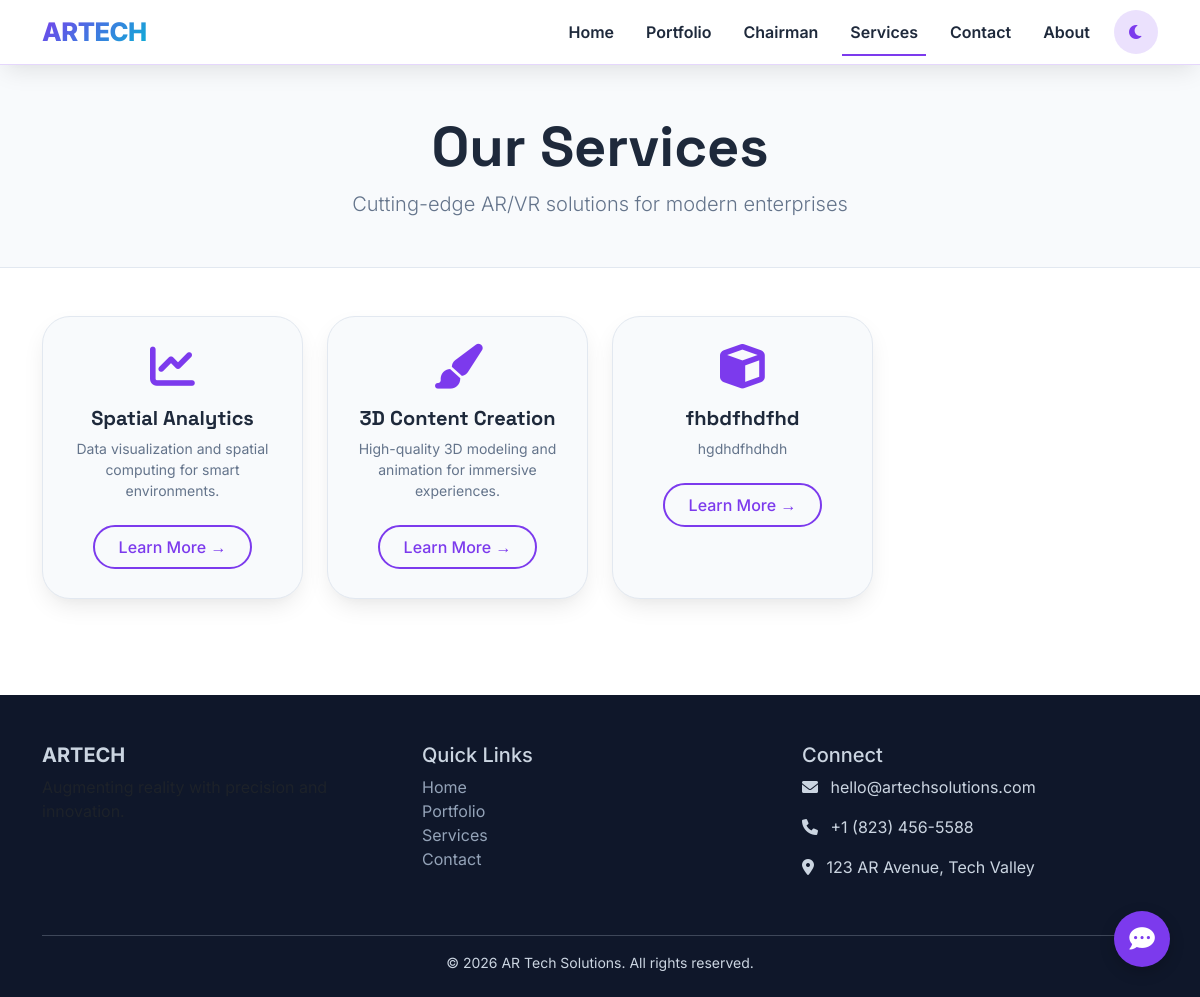
The app's page /services.php, older data.
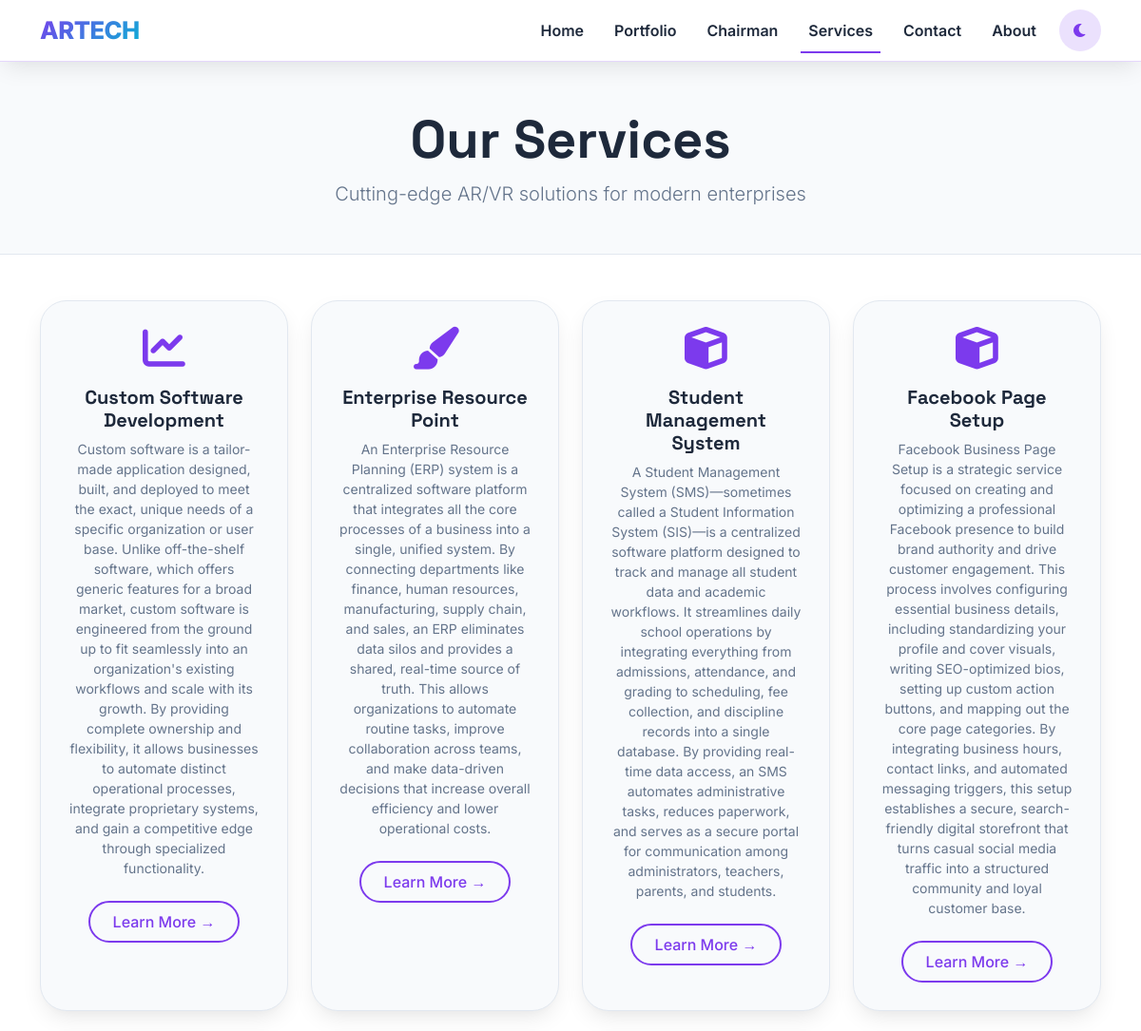
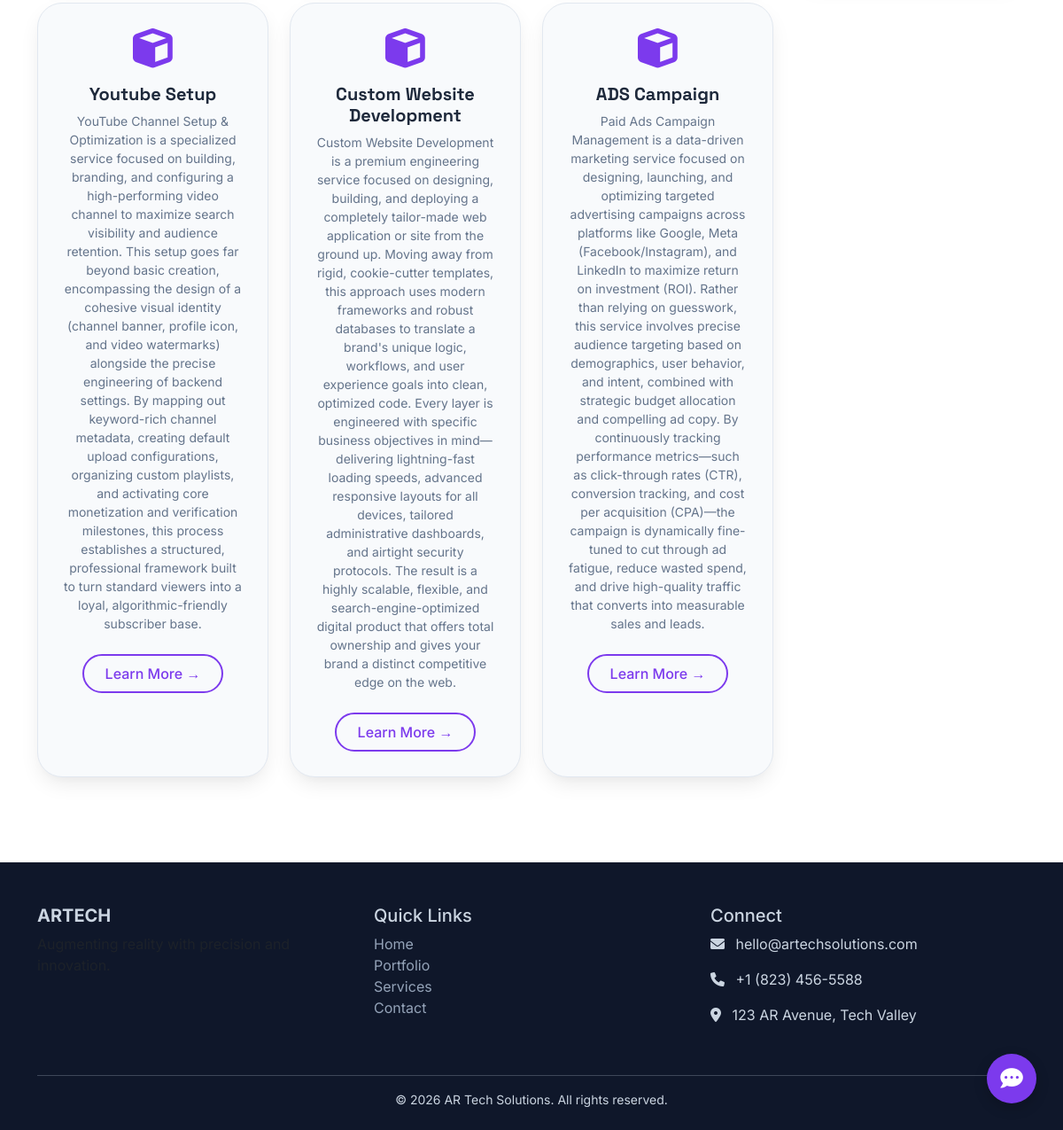
The same page, newer data (2 pictures, top to bottom).
### tables this page shows
CREATE TABLE `services` (
  `id` int(11) NOT NULL,
  `icon_class` varchar(100) NOT NULL,
  `image_url` varchar(500) DEFAULT NULL,
  `title` varchar(255) NOT NULL,
  `description` text NOT NULL,
  `link_url` varchar(255) DEFAULT '#',
  `order_position` int(11) DEFAULT 0,
  `status` tinyint(4) DEFAULT 1
);

### services.php (the view, shortened to what this page needs)
<?php
require_once 'config.php';
$services = $pdo->query("SELECT * FROM services ORDER BY id ASC")->fetchAll();
?>
<!DOCTYPE html>
<html lang="en">
<head>
    <link href="https://cdn.jsdelivr.net/npm/bootstrap@5.3.0-alpha1/dist/css/bootstrap.min.css" rel="stylesheet">
    <link rel="stylesheet" href="https://cdnjs.cloudflare.com/ajax/libs/font-awesome/6.0.0-beta3/css/all.min.css">
</head>
<body>
<nav class="navbar navbar-expand-lg glass-nav" id="mainNavbar">
    <div class="container">
        <a class="navbar-brand" href="index.php">ARTECH</a>
        <div class="collapse navbar-collapse" id="navbarNav">
            <ul class="navbar-nav ms-auto">
                <li class="nav-item"><a class="nav-link" href="index.php">Home</a></li>
                <li class="nav-item"><a class="nav-link" href="portfolio.php">Portfolio</a></li>
                <li class="nav-item"><a class="nav-link" href="chairman-speech.php">Chairman</a></li>
                <li class="nav-item"><a class="nav-link active" href="services.php">Services</a></li>
                <li class="nav-item"><a class="nav-link" href="contact.php">Contact</a></li>
                <li class="nav-item"><a class="nav-link" href="about.php">About</a></li>
            </ul>
            <button id="darkModeToggle" class="dark-toggle ms-2"><i class="fas fa-moon"></i></button>
        </div>
    </div>
</nav>
<main>
    <section class="page-hero">
        <div class="container">
            <h1 class="display-4 fw-bold">Our Services</h1>
            <p class="lead text-muted-custom">Cutting-edge AR/VR solutions for modern enterprises</p>
        </div>
    </section>
    <section class="py-5">
        <div class="container">
            <div class="row g-4">
                <?php if(count($services) > 0): ?>
                    <?php foreach($services as $service): ?>
                    <div class="col-6 col-md-6 col-lg-3 service-col">
                        <div class="service-card">
                            <div class="service-icon mb-3">
                                <i class="<?php echo htmlspecialchars($service['icon_class']); ?> fa-3x"></i>
                            </div>
                            <h4 class="fs-5 fw-bold"><?php echo htmlspecialchars($service['title']); ?></h4>
                            <p class="text-muted-custom small"><?php echo htmlspecialchars($service['description']); ?></p>
                            <?php if(!empty($service['link_url'])): ?>
                            <a href="<?php echo htmlspecialchars($service['link_url']); ?>" class="btn-outline-custom btn-sm mt-2">Learn More →</a>
                            <?php endif; ?>
                        </div>
                    </div>
                    <?php endforeach; ?>
                <?php endif; ?>
            </div>
        </div>
    </section>
</main>
<footer>
    <div class="container">
        <div class="row">
            <div class="col-md-4 mb-4">
                <h5 class="fw-bold">ARTECH</h5>
                <p class="text-muted">Augmenting reality with precision and innovation.</p>
            </div>
            <div class="col-md-4 mb-4">
                <h5>Quick Links</h5>
                <ul class="list-unstyled">
                    <li><a href="index.php">Home</a></li>
                    <li><a href="portfolio.php">Portfolio</a></li>
                    <li><a href="services.php">Services</a></li>
                    <li><a href="contact.php">Contact</a></li>
                </ul>
            </div>
            <div class="col-md-4 mb-4">
                <h5>Connect</h5>
                <p><i class="fas fa-envelope me-2"></i> hello@artechsolutions.com</p>
                <p><i class="fas fa-phone me-2"></i> +1 (823) 456-5588</p>
                <p><i class="fas fa-map-marker-alt me-2"></i> 123 AR Avenue, Tech Valley</p>
            </div>
        </div>
        <hr class="opacity-25">
        <div class="text-center small">&copy; <?php echo date('Y'); ?> AR Tech Solutions. All rights reserved.</div>
    </div>
</footer>
<div class="floating-msg" id="floatingMsg">
    <i class="fas fa-comment-dots"></i>
</div>
</body>
</html>

### services.php (style rules this page uses)
:root { --primary: #7c3aed; --primary-dark: #5b21b6; --primary-light: #a78bfa; --secondary: #06b6d4; --accent: #f43f5e; --bg-light: #ffffff; --bg-dark: #0f0f12; --surface-light: #f8fafc; --surface-dark: #1e1e2a; --text-light: #1e293b; --text-dark: #e2e8f0; --text-muted-light: #64748b; --text-muted-dark: #94a3b8; --border-light: #e2e8f0; --border-dark: #2d3a4e; --shadow: 0 10px 25px -5px rgba(0, 0, 0, 0.1), 0 8px 10px -6px rgba(0, 0, 0, 0.02); }
body { font-family: 'Inter', sans-serif; background: var(--bg-light); color: var(--text-light); transition: background 0.3s ease, color 0.2s ease; overflow-x: hidden; }
* { transition: background-color 0.2s ease, border-color 0.2s ease, color 0.2s ease; }
h1, h2, h3, h4, .brand { font-family: 'Space Grotesk', sans-serif; font-weight: 700; }
.glass-nav { position: relative; top: 0; left: 0; width: 100%; z-index: 1030; background: rgba(255, 255, 255, 0.85); backdrop-filter: blur(12px); border-bottom: 1px solid rgba(124, 58, 237, 0.2); box-shadow: var(--shadow); transition: all 0.3s; padding: 0.5rem 1rem; }
.navbar-brand { font-size: 1.6rem; font-weight: 800; background: linear-gradient(135deg, var(--primary), var(--secondary)); -webkit-background-clip: text; background-clip: text; color: transparent; letter-spacing: -0.5px; }
.nav-link { font-weight: 600; color: var(--text-light) !important; margin: 0 0.5rem; position: relative; }
.nav-link::after { content: ''; position: absolute; bottom: -4px; left: 0; width: 0; height: 2px; background: var(--primary); transition: 0.3s; }
.nav-link:hover::after, .nav-link.active::after { width: 100%; }
.dark-toggle { background: rgba(124, 58, 237, 0.15); border: none; border-radius: 40px; width: 44px; height: 44px; color: var(--primary); transition: 0.2s; margin-left: 0.5rem; }
.page-hero { background: var(--surface-light); padding: 3rem 0 2rem; text-align: center; border-bottom: 1px solid var(--border-light); }
.service-card { background: var(--surface-light); border-radius: 28px; border: 1px solid var(--border-light); transition: all 0.3s; padding: 1.8rem; height: 100%; text-align: center; box-shadow: var(--shadow); }
.service-icon i { font-size: 2.8rem; color: var(--primary); }
footer { background: #0f172a; color: #cbd5e1; padding: 3rem 0 1.5rem; margin-top: 3rem; }
footer a { color: #94a3b8; text-decoration: none; }
.floating-msg { position: fixed; bottom: 30px; right: 30px; background: var(--primary); width: 56px; height: 56px; border-radius: 30px; display: flex; align-items: center; justify-content: center; cursor: pointer; z-index: 99; box-shadow: 0 5px 15px rgba(0,0,0,0.2); transition: 0.2s; color: white; font-size: 1.6rem; }
.text-muted-custom { color: var(--text-muted-light); }
.btn-outline-custom { border: 2px solid var(--primary); background: transparent; border-radius: 40px; padding: 8px 24px; color: var(--primary); font-weight: 500; text-decoration: none; display: inline-block; transition: 0.2s; }

Row changes from the older to the newer data that the page shows:
changed services: title "Spatial Analytics" → "Custom Software Development"; description "Data visualization and spatial computing for smart environments." → "Custom software is a tailor-made application designed, built, and deployed to meet the exact, unique needs of a specific organization or user base. Unlike off-the-shelf software, which offers generic features for a broad market, custom software is engineered from the ground up to fit seamlessly into an organization's existing workflows and scale with its growth. By providing complete ownership and flexibility, it allows businesses to automate distinct operational processes, integrate proprietary systems, and gain a competitive edge through specialized functionality."
changed services: title "3D Content Creation" → "Enterprise Resource Point"; description "High-quality 3D modeling and animation for immersive experiences." → "An Enterprise Resource Planning (ERP) system is a centralized software platform that integrates all the core processes of a business into a single, unified system. By connecting departments like finance, human resources, manufacturing, supply chain, and sales, an ERP eliminates data silos and provides a shared, real-time source of truth. This allows organizations to automate routine tasks, improve collaboration across teams, and make data-driven decisions that increase overall efficiency and lower operational costs."
changed services: title "fhbdfhdfhd" → "Student Management System"; description "hgdhdfhdhdh" → "A Student Management System (SMS)—sometimes called a Student Information System (SIS)—is a centralized software platform designed to track and manage all student data and academic workflows. It streamlines daily school operations by integrating everything from admissions, attendance, and grading to scheduling, fee collection, and discipline records into a single database. By providing real-time data access, an SMS automates administrative tasks, reduces paperwork, and serves as a secure portal for communication among administrators, teachers, parents, and students."
added services: title "Facebook Page Setup", description "Facebook Business Page Setup is a strategic service focused on creating and optimizing a professional Facebook presence to build brand authority and drive customer engagement. This process involves configuring essential business details, including standardizing your profile and cover visuals, writing SEO-optimized bios, setting up custom action buttons, and mapping out the core page categories. By integrating business hours, contact links, and automated messaging triggers, this setup establishes a secure, search-friendly digital storefront that turns casual social media traffic into a structured community and loyal customer base."
added services: title "Youtube Setup", description "YouTube Channel Setup & Optimization is a specialized service focused on building, branding, and configuring a high-performing video channel to maximize search visibility and audience retention. This setup goes far beyond basic creation, encompassing the design of a cohesive visual identity (channel banner, profile icon, and video watermarks) alongside the precise engineering of backend settings. By mapping out keyword-rich channel metadata, creating default upload configurations, organizing custom playlists, and activating core monetization and verification milestones, this process establishes a structured, professional framework built to turn standard viewers into a loyal,…"
added services: title "Custom Website Development", description "Custom Website Development is a premium engineering service focused on designing, building, and deploying a completely tailor-made web application or site from the ground up. Moving away from rigid, cookie-cutter templates, this approach uses modern frameworks and robust databases to translate a brand's unique logic, workflows, and user experience goals into clean, optimized code. Every layer is engineered with specific business objectives in mind—delivering lightning-fast loading speeds, advanced responsive layouts for all devices, tailored administrative dashboards, and airtight security protocols. The result is a highly scalable, flexible, and search-engine-optimized digital product that…"
added services: title "ADS Campaign", description "Paid Ads Campaign Management is a data-driven marketing service focused on designing, launching, and optimizing targeted advertising campaigns across platforms like Google, Meta (Facebook/Instagram), and LinkedIn to maximize return on investment (ROI). Rather than relying on guesswork, this service involves precise audience targeting based on demographics, user behavior, and intent, combined with strategic budget allocation and compelling ad copy. By continuously tracking performance metrics—such as click-through rates (CTR), conversion tracking, and cost per acquisition (CPA)—the campaign is dynamically fine-tuned to cut through ad fatigue, reduce wasted spend, and drive high-quality…"
